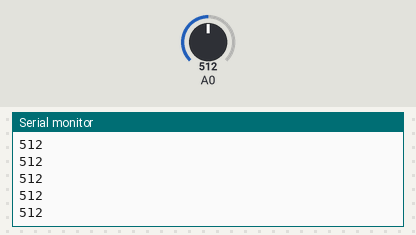
Recording of a sketch running on a simulated Arduino Uno, built with avr-gcc and run on an emulated ATmega328P. Parts: the last lines printed to the serial monitor. Inputs (shaded band) come from the test bench; at power-on: A0 = 512.

Above: at 1.2 s.
1.3 s: A0 set to 716
At 2.4 s:
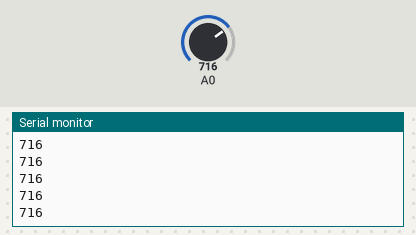
2.8 s: A0 set to 900
At 3.4 s:
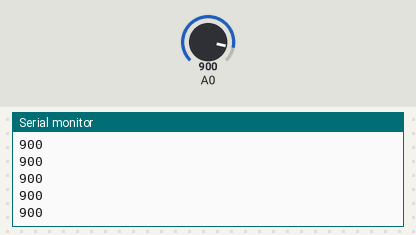
Timing chart, 0 to 5.8 s (numbered marks = the images above; inputs shaded):
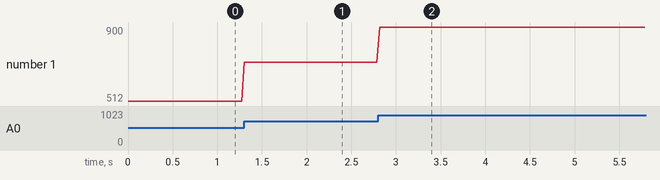

The sketch:

ecg.ino
```cpp
void setup() {
  Serial.begin(9600);  // Configura la velocidad de transmisión
}

void loop() {
  int sensorValue = analogRead(A0);  // Lee la señal del ECG en el pin A0
  Serial.println(sensorValue);  // Envía el valor al puerto serie
  delay(30);  // Ajusta según la frecuencia de muestreo deseada
}
```

Measured:
- after the input at 1.3 s, the serial monitor: prints a new line at once (image 1)
- after the input at 2.8 s, the serial monitor: prints a new line at once (image 2)
- plotted number 1: 512 → 716 after the input at 1.3 s, 716 → 900 after the input at 2.8 s
